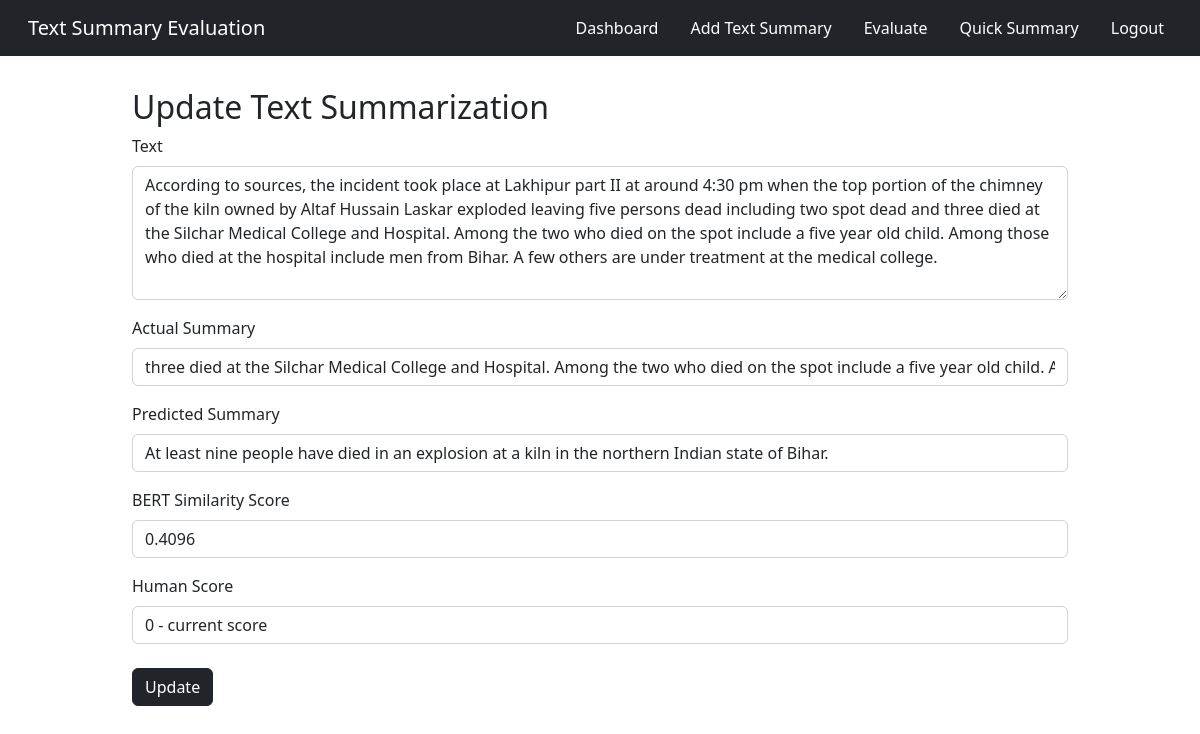
The page /textsum/update/19 (signed in) on the database as committed earlier.
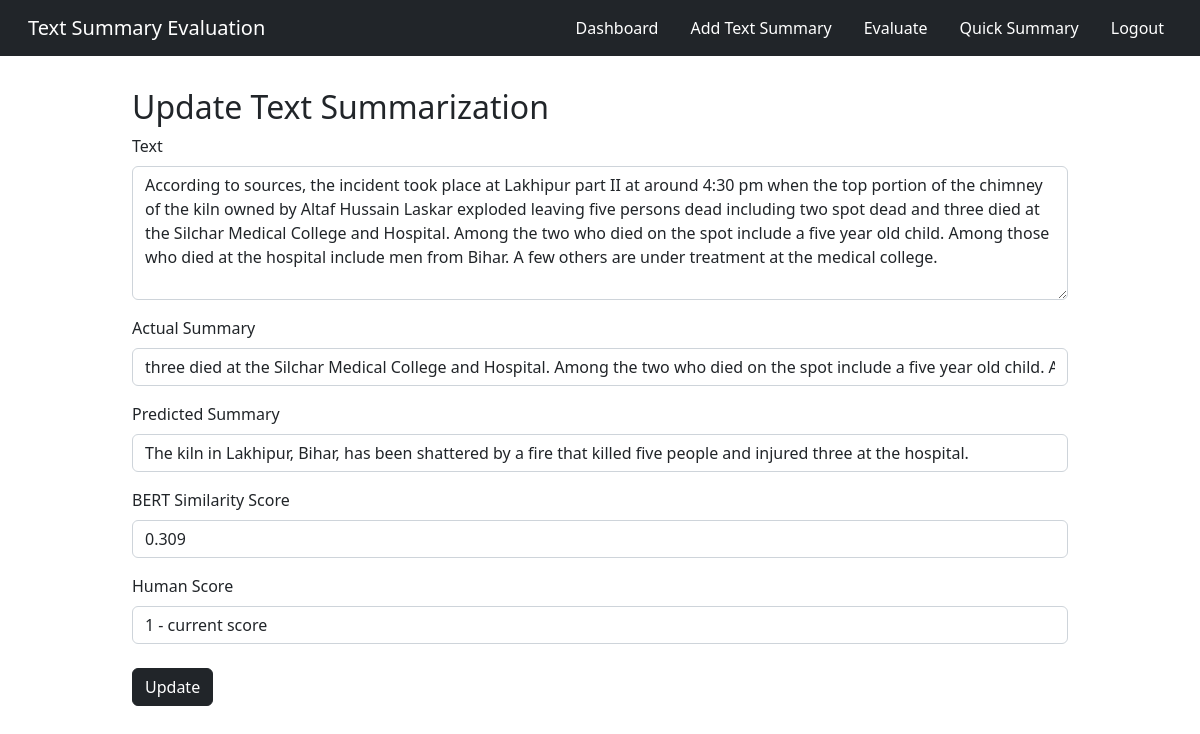
The same page on the database as committed later.
### app.py (models this page shows, shortened)
class TextSum(db.Model):
    sno = db.Column(db.Integer, primary_key=True)
    text = db.Column(db.String(10000), nullable=False)
    predicted_summary = db.Column(db.String(1000), nullable=False)
    actual_summary = db.Column(db.String(1000), nullable=False)
    cos_sim_score = db.Column(db.Float, nullable=True)
    human_score = db.Column(db.Float, nullable=True)
    date_created = db.Column(db.DateTime, default=datetime.utcnow)

### app.py (the view, shortened to what this page needs)
@app.route('/textsum/update/<int:sno>',  methods=['GET', 'POST'])
@login_required
def update(sno):
    textsum = TextSum.query.filter_by(sno=sno).first()
    return render_template('update.html', textsum=textsum)

### app.py (called while the page is built)
@login_manager.user_loader
def load_user(user_id):
    return User.get(user_id)

    def get(id):
        return User.query.filter_by(id=id).first()

### templates/update.html (shortened to what this page needs)
<!doctype html>
<html lang="en">
<head>
    <link href="https://cdn.jsdelivr.net/npm/bootstrap@5.2.1/dist/css/bootstrap.min.css" rel="stylesheet"
>
</head>
<body>
{% extends 'base2.html' %}
{% block body %}
    <div class="container">
        <h2>Update Text Summarization</h2>
        <form class="form" action="/textsum/update/{{textsum.sno}}" method="POST">
            <div class="mb-3">
                <label for="text" class="form-label">Text</label>
                <textarea id="textarea1" class="form-control" rows="5" name="text">{{textsum.text}}</textarea>
            </div>
            <div class="mb-3">
                <label for="actual_summary" class="form-label">Actual Summary</label>
                <input type="text" class="form-control" name="actual_summary" value="{{textsum.actual_summary}}">
            </div>
            <div class="mb-3">
                <label for="predicted_summary" class="form-label">Predicted Summary</label>
                <input type="text" class="form-control" name="predicted_summary" value="{{textsum.predicted_summary}}" readonly>
            </div>
            <div class="mb-3">
                <label for="cos_sim_score" class="form-label">BERT Similarity Score</label>
                <input type="number" class="form-control" name="cos_sim_score" value="{{textsum.cos_sim_score}}" readonly>
            </div>
            <div class="mb-4">
                <label for="human_score" class="form-label">Human Score</label>
                <select class="form-control" name="human_score">
                    <option value="{{textsum.human_score}}">{{textsum.human_score}} - current score</option>
                </select>
            </div>
            <button type="submit" class="btn btn-dark">Update</button>
        </form>
    </div>
{% endblock body %}

### templates/base2.html (shortened to what this page needs)
<!doctype html>
<html lang="en">
<head>
    <link href="https://cdn.jsdelivr.net/npm/bootstrap@5.2.1/dist/css/bootstrap.min.css" rel="stylesheet"
>
</head>
<body>
    <nav class="navbar navbar-expand navbar-dark bg-dark">
        <div class="container-fluid">
            <a class="navbar-brand ms-3">Text Summary Evaluation</a>
            <div class="collapse navbar-collapse" id="navbarSupportedContent">
                <ul class="navbar-nav ms-auto mb-2 mb-lg-0">
                    <li class="nav-item ms-3">
                        <a class="nav-link active" aria-current="page" href="{{url_for('dashboard')}}">Dashboard</a>
                    </li>
                    <li class="nav-item ms-3">
                        <a class="nav-link active" aria-current="page" href="{{url_for('textsum')}}">Add Text Summary</a>
                    </li>
                    <li class="nav-item ms-3">
                        <a class="nav-link active" aria-current="page" href="{{url_for('evaluate')}}">Evaluate</a>
                    </li>
                    <li class="nav-item ms-3">
                        <a class="nav-link active" aria-current="page" href="{{url_for('quick_summary')}}">Quick Summary</a>
                    </li>
                    <li class="nav-item ms-3 me-3">
                        <a class="nav-link active" aria-current="page" href="{{url_for('logout')}}">Logout</a>
                    </li>
                </ul>
            </div>
        </div>
    </nav>
{% block body %}
{% endblock body %}
</body>
</html>

### templates/update.html (style rules this page uses)
.container { margin: 2rem 5rem; max-width: 80% !important; }

Rows that differ between the two databases and show on the page:
changed TextSum: predicted_summary "At least nine people have died in an explosion at a kiln in the northern Indian state of Bihar." → "The kiln in Lakhipur, Bihar, has been shattered by a fire that killed five people and injured three at the hospital."; cos_sim_score "0.4096" → "0.309"; human_score "0 - current score" → "1 - current score"
